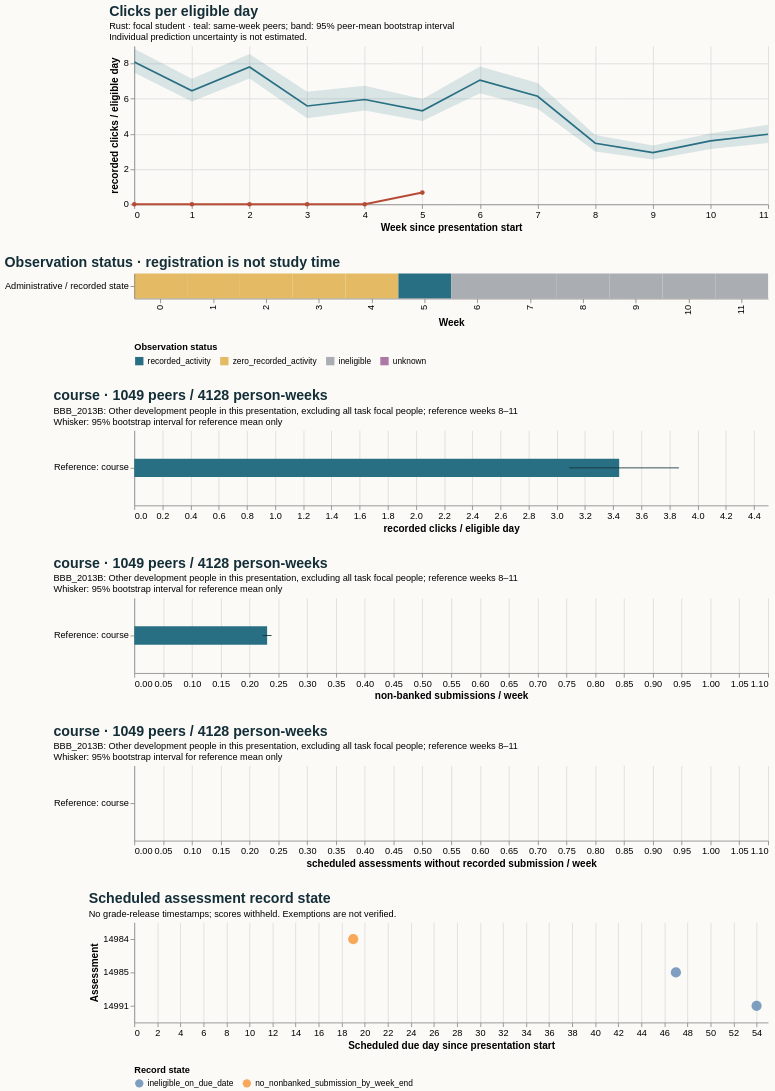

The specification (Vega-Lite) saved for this image:
### Vega-Lite specification from a JSON file in a GitHub repository (floating-point values rounded to 4 significant figures)
{"$schema": "https://vega.github.io/schema/vega-lite/v5.20.1.json", "config": {"axis": {"labelFontSize": 11, "titleFontSize": 12}, "background": "#fbfaf7", "font": "sans-serif", "title": {"anchor": "start", "color": "#142e38", "fontSize": 17, "subtitleFontSize": 11}, "view": {"continuousHeight": 300, "continuousWidth": 300, "stroke": null}}, "datasets": {"data-4767203eeb8bfab365437fb263734dfc": [{"hi": null, "lo": null, "series": "Focal: weeks 8–11", "value": null}, {"hi": 3.867, "lo": 3.088, "series": "Reference: course", "value": 3.443}], "data-71c723a959ccbec2b7d89d93af96a1fb": [{"hi": null, "lo": null, "series": "Focal: weeks 8–11", "value": null}, {"hi": 0.0, "lo": 0.0, "series": "Reference: course", "value": 0.0}], "data-90aa5db48c5a697eaf82cf4a675997ec": [{"as_of_day": 20, "assessment_id": 14984, "course": "BBB_2013B", "due_day": 19, "person_id": 483309, "score_status": "withheld_release_time_unknown", "state": "no_nonbanked_submission_by_week_end", "week": 2}, {"as_of_day": 48, "assessment_id": 14985, "course": "BBB_2013B", "due_day": 47, "person_id": 483309, "score_status": "withheld_release_time_unknown", "state": "ineligible_on_due_date", "week": 6}, {"as_of_day": 55, "assessment_id": 14991, "course": "BBB_2013B", "due_day": 54, "person_id": 483309, "score_status": "withheld_release_time_unknown", "state": "ineligible_on_due_date", "week": 7}], "data-980a91bf49144d5641e95da704ffeccb": [{"end_day": 6, "focal_value": 0.0, "peer_ci_high": 8.835, "peer_ci_low": 7.469, "peer_mean": 8.09, "peer_observations": 1167, "peer_people": 1167, "reference": "course", "unit": "recorded clicks / eligible day", "week": 0}, {"end_day": 13, "focal_value": 0.0, "peer_ci_high": 7.139, "peer_ci_low": 5.843, "peer_mean": 6.449, "peer_observations": 1159, "peer_people": 1159, "reference": "course", "unit": "recorded clicks / eligible day", "week": 1}, {"end_day": 20, "focal_value": 0.0, "peer_ci_high": 8.544, "peer_ci_low": 7.15, "peer_mean": 7.8, "peer_observations": 1140, "peer_people": 1140, "reference": "course", "unit": "recorded clicks / eligible day", "week": 2}, {"end_day": 27, "focal_value": 0.0, "peer_ci_high": 6.399, "peer_ci_low": 4.885, "peer_mean": 5.586, "peer_observations": 1132, "peer_people": 1132, "reference": "course", "unit": "recorded clicks / eligible day", "week": 3}, {"end_day": 34, "focal_value": 0.0, "peer_ci_high": 6.734, "peer_ci_low": 5.336, "peer_mean": 5.952, "peer_observations": 1093, "peer_people": 1093, "reference": "course", "unit": "recorded clicks / eligible day", "week": 4}, {"end_day": 41, "focal_value": 0.6667, "peer_ci_high": 5.976, "peer_ci_low": 4.726, "peer_mean": 5.31, "peer_observations": 1086, "peer_people": 1086, "reference": "course", "unit": "recorded clicks / eligible day", "week": 5}, {"end_day": 48, "focal_value": null, "peer_ci_high": 7.825, "peer_ci_low": 6.306, "peer_mean": 7.057, "peer_observations": 1075, "peer_people": 1075, "reference": "course", "unit": "recorded clicks / eligible day", "week": 6}, {"end_day": 55, "focal_value": null, "peer_ci_high": 6.889, "peer_ci_low": 5.434, "peer_mean": 6.139, "peer_observations": 1059, "peer_people": 1059, "reference": "course", "unit": "recorded clicks / eligible day", "week": 7}, {"end_day": 62, "focal_value": null, "peer_ci_high": 3.943, "peer_ci_low": 2.998, "peer_mean": 3.471, "peer_observations": 1049, "peer_people": 1049, "reference": "course", "unit": "recorded clicks / eligible day", "week": 8}, {"end_day": 69, "focal_value": null, "peer_ci_high": 3.337, "peer_ci_low": 2.548, "peer_mean": 2.935, "peer_observations": 1032, "peer_people": 1032, "reference": "course", "unit": "recorded clicks / eligible day", "week": 9}, {"end_day": 76, "focal_value": null, "peer_ci_high": 4.028, "peer_ci_low": 3.145, "peer_mean": 3.602, "peer_observations": 1026, "peer_people": 1026, "reference": "course", "unit": "recorded clicks / eligible day", "week": 10}, {"end_day": 83, "focal_value": null, "peer_ci_high": 4.525, "peer_ci_low": 3.479, "peer_mean": 3.979, "peer_observations": 1021, "peer_people": 1021, "reference": "course", "unit": "recorded clicks / eligible day", "week": 11}], "data-a2703acc38b1ae0efbf21fb2aa707f7f": [{"hi": null, "lo": null, "series": "Focal: weeks 8–11", "value": null}, {"hi": 0.2383, "lo": 0.2229, "series": "Reference: course", "value": 0.2305}], "data-ddaace9e52a0c700480ce8d529515aa8": [{"eligible_days": 7.0, "end_day": 6, "logging_completeness": "unknown", "observation_status": "zero_recorded_activity", "row": "Administrative / recorded state", "score_status": "withheld_release_time_unknown", "start_day": 0, "value": 0.0, "week": 0}, {"eligible_days": 7.0, "end_day": 13, "logging_completeness": "unknown", "observation_status": "zero_recorded_activity", "row": "Administrative / recorded state", "score_status": "withheld_release_time_unknown", "start_day": 7, "value": 0.0, "week": 1}, {"eligible_days": 7.0, "end_day": 20, "logging_completeness": "unknown", "observation_status": "zero_recorded_activity", "row": "Administrative / recorded state", "score_status": "withheld_release_time_unknown", "start_day": 14, "value": 0.0, "week": 2}, {"eligible_days": 7.0, "end_day": 27, "logging_completeness": "unknown", "observation_status": "zero_recorded_activity", "row": "Administrative / recorded state", "score_status": "withheld_release_time_unknown", "start_day": 21, "value": 0.0, "week": 3}, {"eligible_days": 7.0, "end_day": 34, "logging_completeness": "unknown", "observation_status": "zero_recorded_activity", "row": "Administrative / recorded state", "score_status": "withheld_release_time_unknown", "start_day": 28, "value": 0.0, "week": 4}, {"eligible_days": 3.0, "end_day": 41, "logging_completeness": "unknown", "observation_status": "recorded_activity", "row": "Administrative / recorded state", "score_status": "withheld_release_time_unknown", "start_day": 35, "value": 0.6667, "week": 5}, {"eligible_days": 0.0, "end_day": 48, "logging_completeness": "unknown", "observation_status": "ineligible", "row": "Administrative / recorded state", "score_status": "withheld_release_time_unknown", "start_day": 42, "value": null, "week": 6}, {"eligible_days": 0.0, "end_day": 55, "logging_completeness": "unknown", "observation_status": "ineligible", "row": "Administrative / recorded state", "score_status": "withheld_release_time_unknown", "start_day": 49, "value": null, "week": 7}, {"eligible_days": 0.0, "end_day": 62, "logging_completeness": "unknown", "observation_status": "ineligible", "row": "Administrative / recorded state", "score_status": "withheld_release_time_unknown", "start_day": 56, "value": null, "week": 8}, {"eligible_days": 0.0, "end_day": 69, "logging_completeness": "unknown", "observation_status": "ineligible", "row": "Administrative / recorded state", "score_status": "withheld_release_time_unknown", "start_day": 63, "value": null, "week": 9}, {"eligible_days": 0.0, "end_day": 76, "logging_completeness": "unknown", "observation_status": "ineligible", "row": "Administrative / recorded state", "score_status": "withheld_release_time_unknown", "start_day": 70, "value": null, "week": 10}, {"eligible_days": 0.0, "end_day": 83, "logging_completeness": "unknown", "observation_status": "ineligible", "row": "Administrative / recorded state", "score_status": "withheld_release_time_unknown", "start_day": 77, "value": null, "week": 11}]}, "resolve": {"scale": {"color": "independent"}}, "spacing": 28, "vconcat": [{"data": {"name": "data-980a91bf49144d5641e95da704ffeccb"}, "height": 190, "layer": [{"encoding": {"x": {"axis": {"tickMinStep": 1}, "field": "week", "title": "Week since presentation start", "type": "quantitative"}, "y": {"field": "peer_ci_low", "scale": {"zero": true}, "title": "recorded clicks / eligible day", "type": "quantitative"}, "y2": {"field": "peer_ci_high"}}, "mark": {"color": "#286f83", "opacity": 0.16, "type": "area"}}, {"encoding": {"tooltip": [{"field": "week", "type": "quantitative"}, {"field": "peer_mean", "type": "quantitative"}, {"field": "peer_people", "type": "quantitative"}, {"field": "peer_observations", "type": "quantitative"}], "x": {"field": "week", "type": "quantitative"}, "y": {"field": "peer_mean", "type": "quantitative"}}, "mark": {"color": "#286f83", "strokeWidth": 2, "type": "line"}}, {"encoding": {"tooltip": [{"field": "week", "type": "quantitative"}, {"field": "focal_value", "type": "quantitative"}], "x": {"field": "week", "type": "quantitative"}, "y": {"field": "focal_value", "type": "quantitative"}}, "mark": {"color": "#b64c35", "point": {"color": "#b64c35"}, "strokeWidth": 2.5, "type": "line"}}], "title": {"subtitle": ["Rust: focal student · teal: same-week peers; band: 95% peer-mean bootstrap interval", "Individual prediction uncertainty is not estimated."], "text": "Clicks per eligible day"}, "width": 760}, {"data": {"name": "data-ddaace9e52a0c700480ce8d529515aa8"}, "encoding": {"color": {"field": "observation_status", "legend": {"labelLimit": 260, "orient": "bottom"}, "scale": {"domain": ["recorded_activity", "zero_recorded_activity", "ineligible", "unknown"], "range": ["#286f83", "#e4bb64", "#aaaeb3", "#ac78a5"]}, "title": "Observation status", "type": "nominal"}, "tooltip": [{"field": "week", "type": "quantitative"}, {"field": "eligible_days", "type": "quantitative"}, {"field": "observation_status", "type": "nominal"}, {"field": "logging_completeness", "type": "nominal"}], "x": {"field": "week", "title": "Week", "type": "ordinal"}, "y": {"field": "row", "title": null, "type": "nominal"}}, "height": 30, "mark": {"type": "rect"}, "title": "Observation status · registration is not study time", "width": 760}, {"data": {"name": "data-4767203eeb8bfab365437fb263734dfc"}, "height": 90, "layer": [{"encoding": {"x": {"field": "value", "scale": {"domain": [0, 4.06], "zero": true}, "title": "recorded clicks / eligible day", "type": "quantitative"}, "y": {"field": "series", "sort": null, "title": null, "type": "nominal"}}, "mark": {"color": "#286f83", "size": 22, "type": "bar"}}, {"encoding": {"x": {"field": "lo", "type": "quantitative"}, "x2": {"field": "hi"}, "y": {"field": "series", "sort": null, "title": null, "type": "nominal"}}, "mark": {"color": "#142e38", "type": "rule"}}], "title": {"subtitle": ["BBB_2013B: Other development people in this presentation, excluding all task focal people; reference weeks 8–11", "Whisker: 95% bootstrap interval for reference mean only"], "text": "course · 1049 peers / 4128 person-weeks"}, "width": 760}, {"data": {"name": "data-a2703acc38b1ae0efbf21fb2aa707f7f"}, "height": 90, "layer": [{"encoding": {"x": {"field": "value", "scale": {"domain": [0, 1.05], "zero": true}, "title": "non-banked submissions / week", "type": "quantitative"}, "y": {"field": "series", "sort": null, "title": null, "type": "nominal"}}, "mark": {"color": "#286f83", "size": 22, "type": "bar"}}, {"encoding": {"x": {"field": "lo", "type": "quantitative"}, "x2": {"field": "hi"}, "y": {"field": "series", "sort": null, "title": null, "type": "nominal"}}, "mark": {"color": "#142e38", "type": "rule"}}], "title": {"subtitle": ["BBB_2013B: Other development people in this presentation, excluding all task focal people; reference weeks 8–11", "Whisker: 95% bootstrap interval for reference mean only"], "text": "course · 1049 peers / 4128 person-weeks"}, "width": 760}, {"data": {"name": "data-71c723a959ccbec2b7d89d93af96a1fb"}, "height": 90, "layer": [{"encoding": {"x": {"field": "value", "scale": {"domain": [0, 1.05], "zero": true}, "title": "scheduled assessments without recorded submission / week", "type": "quantitative"}, "y": {"field": "series", "sort": null, "title": null, "type": "nominal"}}, "mark": {"color": "#286f83", "size": 22, "type": "bar"}}, {"encoding": {"x": {"field": "lo", "type": "quantitative"}, "x2": {"field": "hi"}, "y": {"field": "series", "sort": null, "title": null, "type": "nominal"}}, "mark": {"color": "#142e38", "type": "rule"}}], "title": {"subtitle": ["BBB_2013B: Other development people in this presentation, excluding all task focal people; reference weeks 8–11", "Whisker: 95% bootstrap interval for reference mean only"], "text": "course · 1049 peers / 4128 person-weeks"}, "width": 760}, {"data": {"name": "data-90aa5db48c5a697eaf82cf4a675997ec"}, "encoding": {"color": {"field": "state", "legend": {"labelLimit": 400, "orient": "bottom"}, "title": "Record state", "type": "nominal"}, "tooltip": [{"field": "assessment_id", "type": "quantitative"}, {"field": "due_day", "type": "quantitative"}, {"field": "as_of_day", "type": "quantitative"}, {"field": "state", "type": "nominal"}, {"field": "score_status", "type": "nominal"}], "x": {"field": "due_day", "title": "Scheduled due day since presentation start", "type": "quantitative"}, "y": {"field": "assessment_id", "title": "Assessment", "type": "nominal"}}, "height": 120, "mark": {"filled": true, "size": 150, "type": "point"}, "title": {"subtitle": "No grade-release timestamps; scores withheld. Exemptions are not verified.", "text": "Scheduled assessment record state"}, "width": 760}]}
